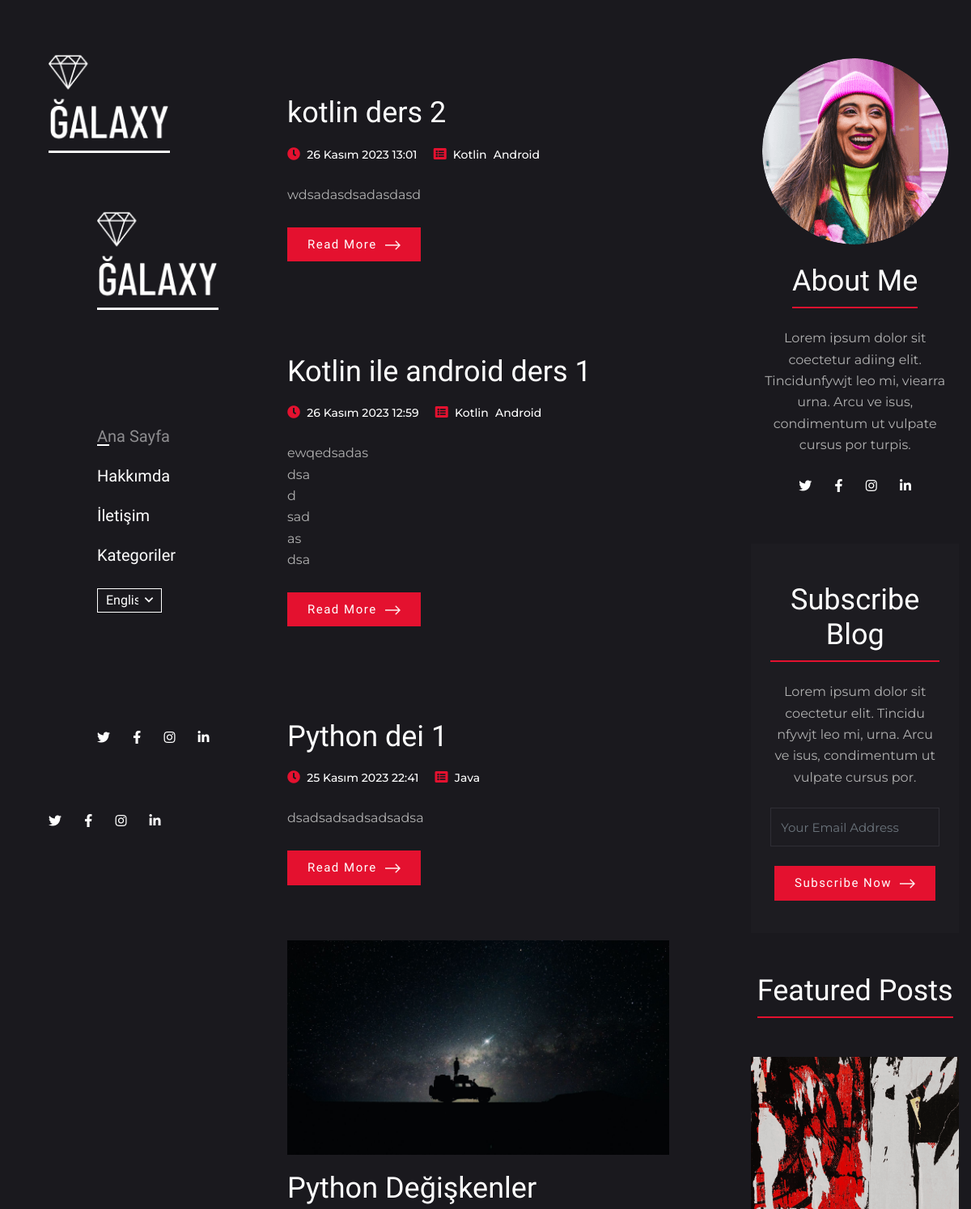
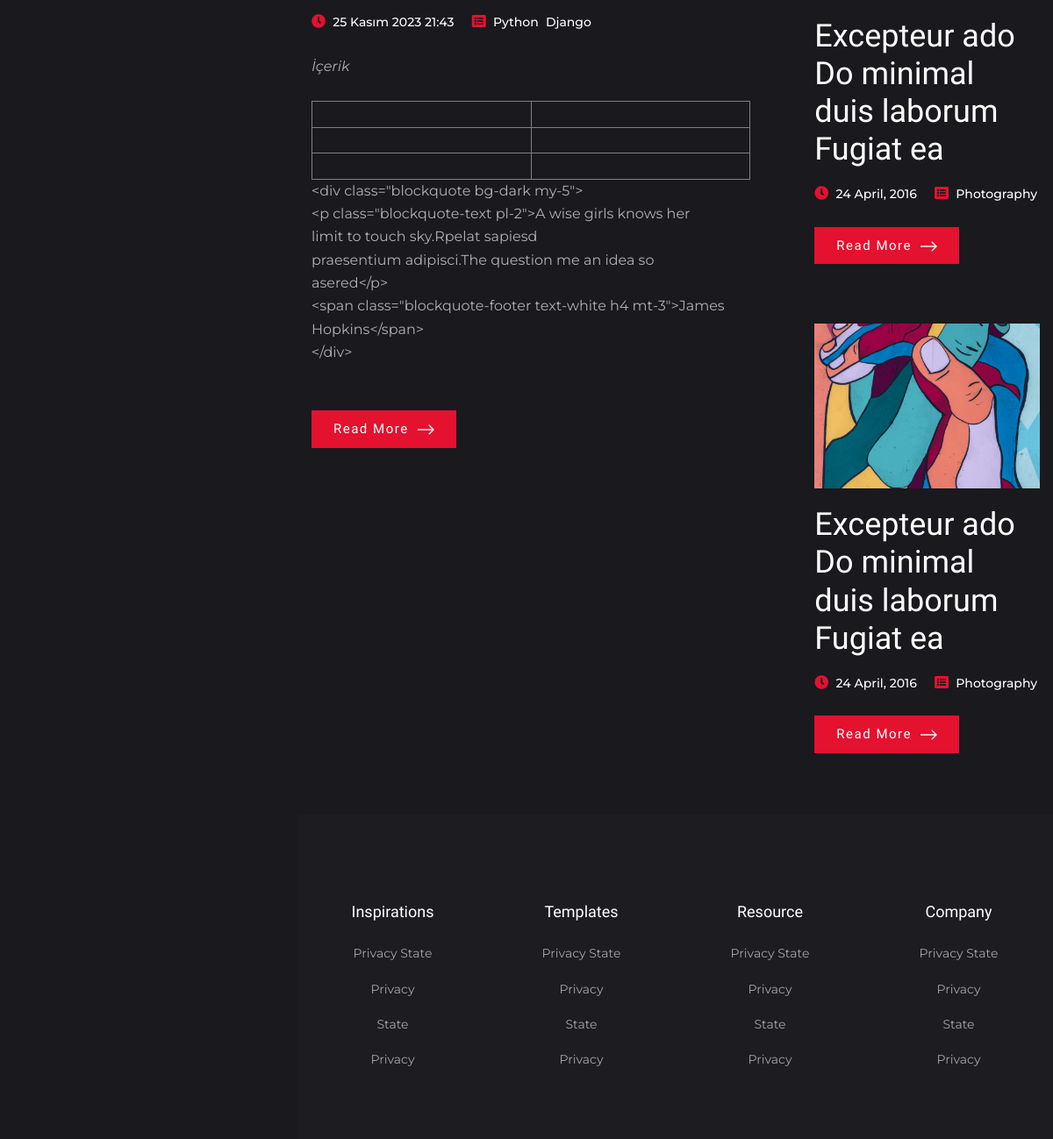
The page / on the database its author committed (2 pictures, top to bottom).
### blogs/models.py (models this page shows, shortened)
class Article(models.Model):
    title = models.CharField(max_length=100)
    description = RichTextField()
    image = models.ImageField(upload_to="blogs", null=True)  # null=True değerini sil
    is_active = models.BooleanField(default=True)
    created_date = models.DateTimeField(auto_now_add=True)
    slug = models.SlugField(unique=True, null=False, blank=True, db_index=True, editable=False)
    categories = models.ManyToManyField(Category)

class Category(models.Model):
    name = models.CharField(max_length=50)
    slug = models.SlugField(null=False, blank=True, unique=True, db_index=True, editable=False)
    def __str__(self):
        return f"{self.name}"

### blogs/views.py (the view)
# urls.py: path('', views.index, name="index"),
def index(request):
    blogs = models.Article.objects.filter(is_active=True).order_by("-created_date")
    return render(request, "index.html", context={
        "blogs": blogs
    })

### templates/index.html (shortened to what this page needs)
{% extends 'base.html' %}
{% load static %}
{% block content %}
<div class="container pt-4 mt-5">
            <div class="row justify-content-between">
                <div class="col-lg-7">
                    {% for blog in blogs %}
                        {% include 'partials/_posts.html' %}
                    {% endfor %}
                </div>
                <div class="col-lg-4 col-md-5">
                    <div class="widget text-center">
                        <img class="author-thumb-sm rounded-circle d-block mx-auto"
                             src="{% static 'images/author-sm.png' %}" alt="">
                        <h2 class="widget-title text-white d-inline-block mt-4">About Me</h2>
                        <p class="mt-4">Lorem ipsum dolor sit coectetur adiing elit. Tincidunfywjt leo mi, viearra urna.
                            Arcu ve isus, condimentum ut vulpate cursus por turpis.</p>
                        <ul class="list-inline mt-3">
                            <li class="list-inline-item">
                                <a href="#!" class="text-white text-primary-onHover p-2">
                                    <span class="fab fa-twitter"></span>
                                </a>
                            </li>
                            <li class="list-inline-item">
                                <a href="#!" class="text-white text-primary-onHover p-2">
                                    <span class="fab fa-facebook-f"></span>
                                </a>
                            </li>
                            <li class="list-inline-item">
                                <a href="#!" class="text-white text-primary-onHover p-2">
                                    <span class="fab fa-instagram"></span>
                                </a>
                            </li>
                            <li class="list-inline-item">
                                <a href="#!" class="text-white text-primary-onHover p-2">
                                    <span class="fab fa-linkedin-in"></span>
                                </a>
                            </li>
                        </ul>
                    </div>
                    <div class="widget bg-dark p-4 text-center">
                        <h2 class="widget-title text-white d-inline-block mt-4">Subscribe Blog</h2>
                        <p class="mt-4">Lorem ipsum dolor sit coectetur elit. Tincidu nfywjt leo mi, urna. Arcu ve isus,
                            condimentum ut vulpate cursus por.</p>
                        <form action="#">
                            <div class="form-group">
                                <input type="email" class="form-control bg-transparent rounded-0 my-4"
                                       placeholder="Your Email Address">
                                <button class="btn btn-primary">Subscribe Now <img
                                        src="{% static 'images/arrow-right.png' %}" alt=""></button>
                            </div>
                        </form>
                    </div>
                    <div class="widget">
                        <div class="mb-5 text-center">
                            <h2 class="widget-title text-white d-inline-block">Featured Posts</h2>
                        </div>
                        <div class="card post-item bg-transparent border-0 mb-5">
                            <a href="post-details.html">
                                <img class="card-img-top rounded-0" src="{% static 'images/post/post-sm/01.png' %}"
                                     alt="">
                            </a>
                            <div class="card-body px-0">
                                <h2 class="card-title">
                                    <a class="text-white opacity-75-onHover" href="post-details.html">Excepteur ado Do
                                        minimal duis laborum Fugiat ea</a>
                                </h2>
                                <ul class="post-meta mt-3 mb-4">
                                    <li class="d-inline-block mr-3">
                                        <span class="fas fa-clock text-primary"></span>
                                        <a class="ml-1" href="#">24 April, 2016</a>
                                    </li>
                                    <li class="d-inline-block">
                                        <span class="fas fa-list-alt text-primary"></span>
                                        <a class="ml-1" href="#">Photography</a>
                                    </li>
                                </ul>
                                <a href="post-details.html" class="btn btn-primary">Read More <img
                                        src="{% static 'images/arrow-right.png' %}" alt=""></a>
                            </div>
                        </div>
                        <div class="card post-item bg-transparent border-0 mb-5">
                            <a href="post-details.html">
                                <img class="card-img-top rounded-0" src="{% static 'images/post/post-sm/02.png' %}"
                                     alt="">
                            </a>
                            <div class="card-body px-0">
                                <h2 class="card-title">
                                    <a class="text-white opacity-75-onHover" href="post-details.html">Excepteur ado Do
                                        minimal duis laborum Fugiat ea</a>
                                </h2>
                                <ul class="post-meta mt-3 mb-4">
                                    <li class="d-inline-block mr-3">
                                        <span class="fas fa-clock text-primary"></span>
                                        <a class="ml-1" href="#">24 April, 2016</a>
                                    </li>
                                    <li class="d-inline-block">
                                        <span class="fas fa-list-alt text-primary"></span>
                                        <a class="ml-1" href="#">Photography</a>
                                    </li>
                                </ul>
                                <a href="post-details.html" class="btn btn-primary">Read More <img
                                        src="{% static 'images/arrow-right.png' %}" alt=""></a>
                            </div>
                        </div>
                    </div>
                </div>
            </div>
        </div>
{% endblock %}

### templates/partials/_posts.html
{% load static %}
<div class="card post-item bg-transparent border-0 mb-5">
    <a href="{% url 'blog_detail' blog.slug %}">
        <img class="card-img-top rounded-0" src="{{ blog.image.url }}" alt="">
    </a>
    <div class="card-body px-0">
        <h2 class="card-title">
            <a class="text-white opacity-75-onHover" href="{% url 'blog_detail' blog.slug %}">
                {{ blog.title }}
            </a>
        </h2>
        <ul class="post-meta mt-3">
            <li class="d-inline-block mr-3">
                <span class="fas fa-clock text-primary"></span>
                <a class="ml-1" href="#">
                    {{ blog.created_date }}
                </a>
            </li>
            <li class="d-inline-block">
                <span class="fas fa-list-alt text-primary"></span>
                {% for categori in blog.categories.all %}
                <a class="ml-1" href="{% url 'kategoriler_detay' categori.slug %}">{{ categori }}</a>
                {% endfor %}
            </li>
        </ul>
        <p class="card-text my-4">
            {{ blog.description|safe }}
            <br>
        </p>
        <a href="post-details.html" class="btn btn-primary">Read More <img
                src="{% static 'images/arrow-right.png' %}" alt=""></a>
    </div>
</div>

### static/css/style.css (style rules this page uses)
body { color: #B0B0B0; background-color: #1A191E; font-family: "Montserrat", sans-serif; font-size: 16px; line-height: 1.65; overflow-y: hidden; }
body.loaded { overflow-y: scroll; }
.btn { font-size: 15px; padding: 10px 25px; letter-spacing: 0.1em; color: #ffffff; font-family: "Barlow Condensed", sans-serif; border-radius: 0; border: 0; }
.btn img { margin-left: 5px; width: 19px; position: relative; }
.btn-primary { background-color: #E4112F; }
.opacity-0, .opacity-0-onHover, .opacity-25, .opacity-25-onHover, .opacity-50, .opacity-50-onHover, .opacity-75, .opacity-75-onHover, .opacity-1, .opacity-1-onHover { transition: all 0.3s; }
.text-primary, .text-primary-onHover:hover { color: #E4112F !important; }
.bg-dark { background-color: #1D1C21 !important; }
h1, .h1, h2, .h2, h3, .h3, h4 { font-family: "Barlow Condensed", sans-serif; }
h2, .h2 { font-size: 36px; }
.h4, h5, .h5, h6, .h6, p { font-family: "Montserrat", sans-serif; }
h1, .h1, h2, .h2, h3, .h3, h4, .h4, h5, .h5, h6, .h6, p { margin: 0; }
a { text-decoration: none; display: inline-block; transition: all 0.3s; }
ul, li { padding: 0; margin: 0; }
.post-item .card-img-top { transition: 0.3s; }
.post-meta li a { color: #ffffff; font-weight: 500; font-size: 14px; }
.widget { margin-bottom: 50px; }
.widget .form-control { font-size: 15px; color: #ffffff; height: 48px; border: 1px solid #2f2e35 !important; }
.widget-title { border-bottom: 2px solid #E4112F; padding-bottom: 10px; }
.author-thumb-sm { height: auto; max-width: 230px; width: 100%; }

### rows shown on the page
Article: title "kotlin ders 2", created_date "26 Kasım 2023 13:01", description "wdsadasdsadasdasd"
Category: name "Kotlin"
Category: name "Android"
Article: title "Kotlin ile android ders 1", created_date "26 Kasım 2023 12:59", description "ewqedsadas dsa d sad as dsa"
Article: title "Python dei 1", created_date "25 Kasım 2023 22:41", description "dsadsadsadsadsadsa"
Category: name "Java"
Article: image (picture), title "Python Değişkenler", created_date "25 Kasım 2023 21:43", description "İçerik <div class=\"blockquote bg-dark my-5\"> <p class=\"blockquote-text pl-2\">A wise girls knows her limit to touch sky.Rpelat sapiesd praesentium adipisci.The question me an idea so asered</p> <span class=\"blockquote-footer text-white h4 mt-3\">James Hopkins</span> </div>"
Category: name "Python"
Category: name "Django"
